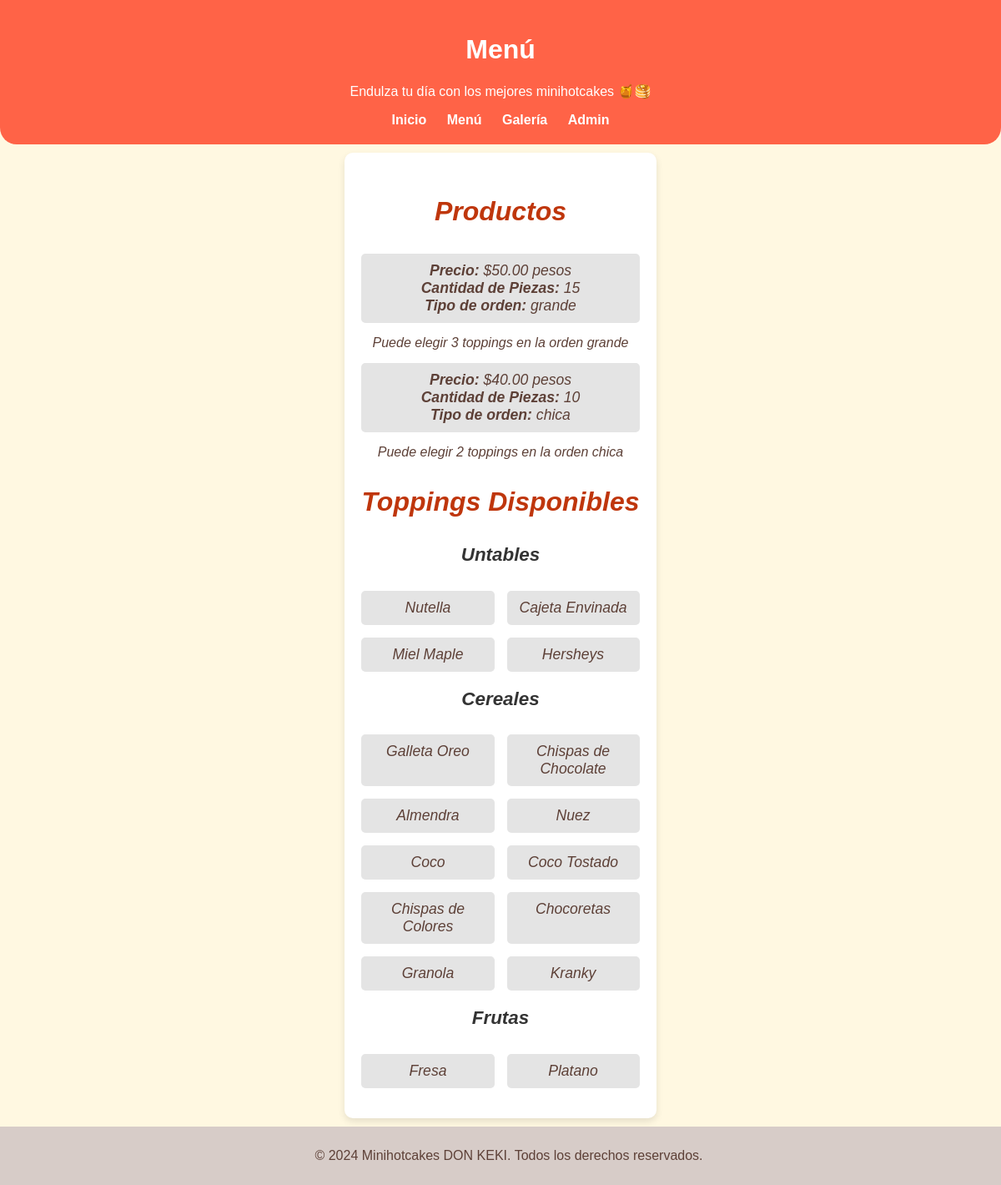
Page /menu.php on the committed database.
### tables this page shows
CREATE TABLE IF NOT EXISTS `productos` (
  `id` int NOT NULL AUTO_INCREMENT,
  `precio` decimal(5,2) NOT NULL,
  `cantidad_piezas` int NOT NULL,
  `tipo_orden` enum('chica','grande') NOT NULL,
  PRIMARY KEY (`id`)
);

### menu.php (the view, shortened to what this page needs)
<?php
include('scripts/conexionbd.php');
$sql = $conexion->query("SELECT * FROM toppings WHERE categoria IN ('untable', 'cereal', 'fruta')");
$sql2 = $conexion->query("SELECT * FROM productos");
$toppings = [
    'untable' => [],
    'cereal' => [],
    'fruta' => []
];
if ($sql && $sql->num_rows > 0) {
    while ($row = $sql->fetch_assoc()) {
        $toppings[$row['categoria']][] = $row['nombre'];
    }
} else {
    echo "No se encontraron toppings.";
}
$productos = [];
if ($sql2 && $sql2->num_rows > 0) {
    while ($row = $sql2->fetch_assoc()) {
        $productos[] = $row;
    }
} else {
    echo "No se encontraron productos.";
}
?>
<!DOCTYPE html>
<html lang="es">
<head>
  <link rel="stylesheet" href="styles.css">
</head>
<body>
  <header>
    <h1>Menú</h1>
    <p>Endulza tu día con los mejores minihotcakes 🍯🥞</p>
    <nav>
      <a href="index.html">Inicio</a>
      <a href="menu.php">Menú</a>
      <a href="galeria.html">Galería</a>
      <a href="admin_login.php">Admin</a>
    </nav>
  </header>
  <section id="menu">
    <div id="productos">
      <h3>Productos</h3>
      <ul>
        <?php
        foreach ($productos as $producto) {
            echo "<li>";
            echo "<strong>Precio:</strong> \${$producto['precio']} pesos<br>";
            echo "<strong>Cantidad de Piezas:</strong> {$producto['cantidad_piezas']}<br>";
            echo "<strong>Tipo de orden:</strong> {$producto['tipo_orden']}<br>";
            echo "</li>";
            if ($producto['tipo_orden']==='grande'){
              echo "Puede elegir 3 toppings en la orden grande";
            }else{
              echo "Puede elegir 2 toppings en la orden chica";
            }
        }
        ?>
      </ul>
    </div>
    <div id="toppings">
      <h3>Toppings Disponibles</h3>
      <h4>Untables</h4>
      <ul data-category="untables">
        <?php
        foreach ($toppings['untable'] as $untable) {
            echo "<li>$untable</li>";
        }
        ?>
      </ul>
      <h4>Cereales</h4>
      <ul data-category="cereales">
        <?php
        foreach ($toppings['cereal'] as $cereal) {
            echo "<li>$cereal</li>";
        }
        ?>
      </ul>
      <h4>Frutas</h4>
      <ul data-category="frutas">
        <?php
        foreach ($toppings['fruta'] as $fruta) {
            echo "<li>$fruta</li>";
        }
        ?>
      </ul>
    </div>
  </section>
  <footer>
    <p>&copy; 2024 Minihotcakes DON KEKI. Todos los derechos reservados.</p>
  </footer>
</body>
</html>

### styles.css (style rules this page uses)
body { font-family: Arial, sans-serif; margin: 0; padding: 0; background-color: #fff8e1; color: #5d4037; height: 100%; display: flex; flex-direction: column; justify-content: space-between; }
header { background-color: #ff6347; text-align: center; padding: 20px; color: white; border-radius: 0 0 20px 20px; }
header nav a { margin: 0 10px; color: #fff; text-decoration: none; font-weight: bold; transition: color 0.3s ease, transform 0.3s ease; }
section { padding: 20px; margin: 10px auto; max-width: 100%; text-align: center; font-style: italic; background-color: white; border-radius: 10px; box-shadow: 0 4px 8px rgba(0, 0, 0, 0.1); }
footer { text-align: center; padding: 10px; background-color: #d7ccc8; color: #5d4037; position: relative; bottom: 0; width: 100%; }
#productos h3 { font-size: 2em; color: #bf360c; text-align: center; }
#toppings h3 { font-size: 2em; color: #bf360c; text-align: center; }
#toppings h4 { margin-top: 20px; font-size: 1.4em; color: #333; }
#toppings ul { list-style-type: none; padding-left: 0; display: grid; grid-template-columns: repeat(auto-fill, minmax(150px, 1fr)); gap: 15px; margin-top: 10px; }
#toppings ul li { background-color: #e4e4e4; border-radius: 5px; padding: 10px; text-align: center; font-size: 1.1em; transition: background-color 0.3s ease, transform 0.3s ease; }
#toppings ul li { opacity: 0; transform: translateY(20px); animation: slideIn 2s forwards; }
#productos ul { list-style-type: none; padding-left: 0; display: grid; gap: 15px; margin-top: 10px; }
#productos ul li { background-color: #e4e4e4; border-radius: 5px; padding: 10px; font-size: 1.1em; transition: background-color 0.3s ease, transform 0.3s ease; }
#productos ul li { opacity: 0; transform: translateY(20px); animation: slideIn 2s forwards; }

### rows in the picture
productos: precio "50.00", cantidad_piezas "15", tipo_orden "grande", shows "Puede elegir 3 toppings en la orden grande"
productos: precio "40.00", cantidad_piezas "10", tipo_orden "chica", shows "Puede elegir 2 toppings en la orden chica"

### other values in the picture
$untable "Nutella"
$untable "Cajeta Envinada"
$untable "Miel Maple"
$untable "Hersheys"
$cereal "Galleta Oreo"
$cereal "Chispas de Chocolate"
$cereal "Almendra"
$cereal "Nuez"
$cereal "Coco"
$cereal "Coco Tostado"
$cereal "Chispas de Colores"
$cereal "Chocoretas"
$cereal "Granola"
$cereal "Kranky"
$fruta "Fresa"
